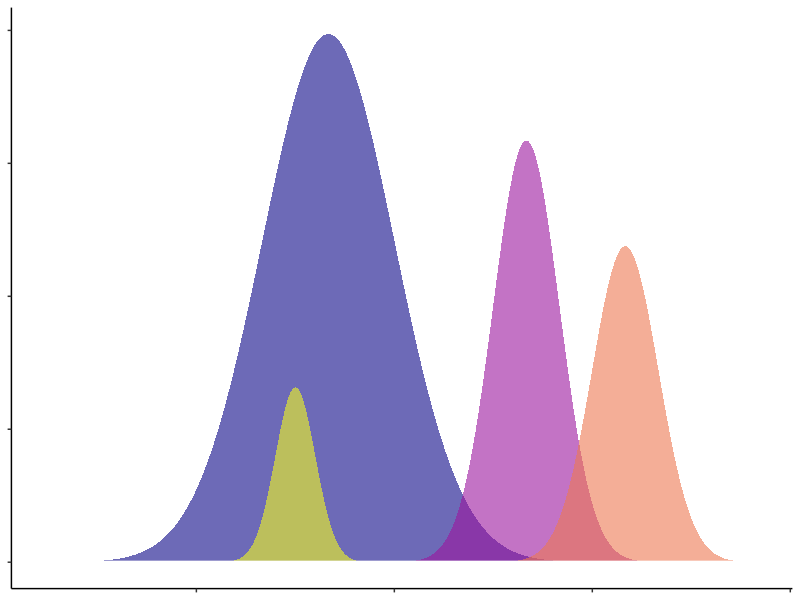
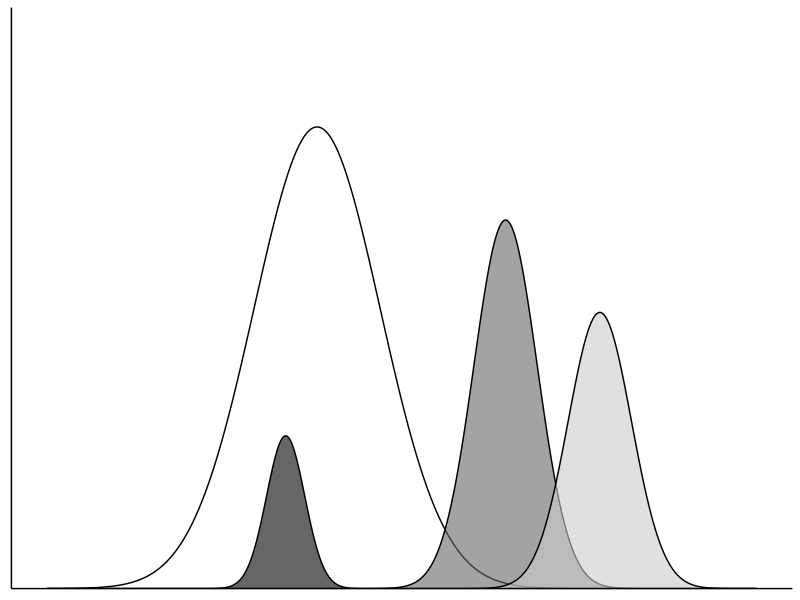
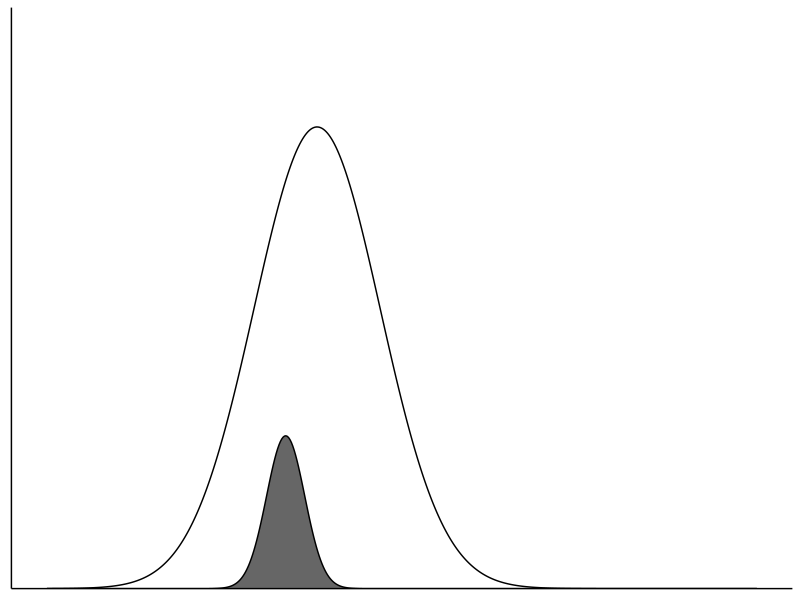
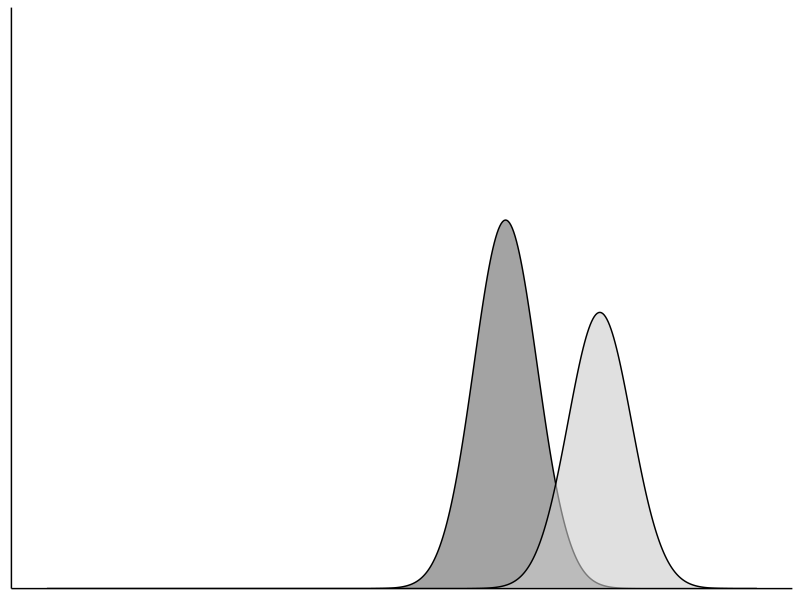

Here is the R script that generated these plots, in order:


# Project: Examining the relationship between biodiversity and ecosystem functioning in experimental and observational data

# Title: Conceptual figure 1

# load relevant libraries
library(readr)
library(dplyr)
library(tidyr)
library(purrr)
library(ggplot2)
library(broom)
library(RColorBrewer)
library(viridis)
library(here)
library(vegan)

# simulate normally distributed niches

rnorm_perfect <- function(n, mean = 0, sd = 1) {
  stats::qnorm(seq(1 / n, 1 - 1 / n, length.out = n), mean, sd)
}

# set the seed
set.seed(555)

# set up species abundances
spp_abun <- c(100000, 40000, 30000, 10000)

# set up species locations (i.e. means)
spp_means <- c(-10, 20, 35, -15)

# set up species standard deviations
spp_sd <- c(10, 5, 5, 3)

# run a loop to 
spp <- vector("list", length = length(spp_abun))
names(spp) <- LETTERS[1:length(spp_abun)]

for (i in seq_along(1:length(spp_abun))) {
  
  spp[[i]] <- data.frame(spp = rnorm_perfect(n = spp_abun[i], mean = spp_means[i], sd = spp_sd[i]))
  
}

spp <- 
  bind_rows(spp, .id = "species") %>%
  as_tibble()

# normal distributions in colour

ggplot(data = spp, 
       mapping = aes(x = spp, y = ..count.., fill = species)) +
  geom_density(alpha = 0.6, colour = NA) +
  theme_classic() +
  scale_fill_viridis_d(option = "C") +
  geom_hline(yintercept=0, colour="white", size=1) +
  theme(legend.position = "none",
        axis.text = element_blank(),
        axis.title = element_blank())

# normal distributions in grey scale

fig_1 <- 
  ggplot(data = spp, 
       mapping = aes(x = spp, y = ..count.., fill = species)) +
  geom_density(alpha = 0.6, colour = "black") +
  theme_classic() +
  scale_fill_manual(values=c("#FFFFFF", "#666666", "#CCCCCC", "#000000")) +
  scale_y_continuous(expand = c(0, 0), limits = c(0, 5000)) +
  scale_x_continuous(limits = c(-53, 60)) +
  theme(legend.position = "none",
        axis.text = element_blank(),
        axis.title = element_blank(),
        axis.ticks = element_blank())

ggsave(filename = here("figures/fig_1.png"), plot = fig_1,
       dpi = 300)


fig_1a <- 
  ggplot(data = spp %>% filter(species %in% c("A", "D")), 
         mapping = aes(x = spp, y = ..count.., fill = species)) +
  geom_density(alpha = 0.6, colour = "black") +
  theme_classic() +
  scale_fill_manual(values=c("#FFFFFF", "#000000")) +
  scale_y_continuous(expand = c(0, 0), limits = c(0, 5000)) +
  scale_x_continuous(limits = c(-53, 60)) +
  theme(legend.position = "none",
        axis.text = element_blank(),
        axis.title = element_blank(),
        axis.ticks = element_blank())

ggsave(filename = here("figures/fig_1a.png"), plot = fig_1a,
       dpi = 300)


fig_1b <- 
  ggplot(data = spp %>% filter(species %in% c("B", "C")), 
         mapping = aes(x = spp, y = ..count.., fill = species)) +
  geom_density(alpha = 0.6, colour = "black") +
  theme_classic() +
  scale_fill_manual(values=c("#666666", "#CCCCCC")) +
  scale_y_continuous(expand = c(0, 0), limits = c(0, 5000)) +
  scale_x_continuous(limits = c(-53, 60)) +
  theme(legend.position = "none",
        axis.text = element_blank(),
        axis.title = element_blank(),
        axis.ticks = element_blank())

ggsave(filename = here("figures/fig_1b.png"), plot = fig_1b,
       dpi = 300)

